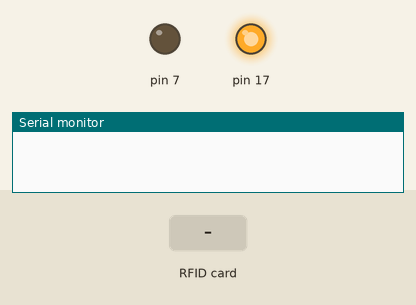
Recording of a sketch running on a simulated Arduino Leonardo, built with avr-gcc and run on an emulated ATmega32U4. On the bench: output pins drawn as LEDs (lit = HIGH), the last lines printed to the serial monitor. The test bench sets the inputs (shaded band). USB keyboard and mouse output is not drawn.

Above: at 1.2 s.
1.3 s: RFID card 75 DA E7 2B held to the reader
At 1.46 s:
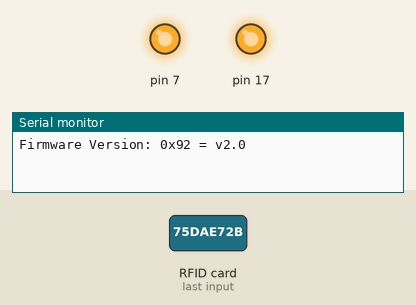
Timing chart, 0 to 4.3 s (numbered marks = the images above; inputs shaded):
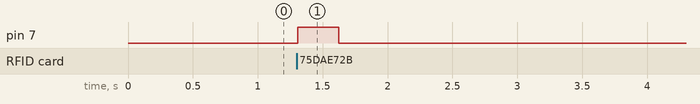

Measured:
- after the input at 1.3 s, pin 7: LOW → HIGH at once, → LOW 0.32 s later

The sketch:

enterWindow.ino
```cpp
#include <Mouse.h>

#include <Keyboard.h>

#include <SPI.h>
#include <MFRC522.h>


#define SS_PIN 10
#define RST_PIN 9
MFRC522 mfrc522(SS_PIN, RST_PIN);
int UID1[4]={0x75,0xDA,0xE7,0x2B};// 카드형
int UID2[4]={0x23,0x68,0x13,0xA3};// 키홀더형


void setup() {
  // put your setup code here, to run once:
  Serial.begin(9600);
  Mouse.begin();
  Keyboard.begin();
  SPI.begin();              //SPI 초기화
  mfrc522.PCD_Init();            //MFRC522 초기화
  pinMode(7,OUTPUT);

}

void loop() {
  if ( ! mfrc522.PICC_IsNewCardPresent())       //새로운 카드 대기
    return;
  if ( ! mfrc522.PICC_ReadCardSerial())         // 카드 읽어오기
    return;
  mfrc522.PCD_DumpVersionToSerial();   //PCD의 세부정보 표시 - MFRC522 카드 세부정보 표시
  mfrc522.PICC_DumpToSerial(&(mfrc522.uid));  //카드의 정보(UID,SAK,Type)를 시리얼로 전송합니다.
bool check=true;
if(mfrc522.uid.uidByte[0]==UID1[0]){
  for(int i=0;i<4;i++){
    if(mfrc522.uid.uidByte[i]!=UID1[i]){check=false;}
  }
}
else if(mfrc522.uid.uidByte[0]==UID2[0]){
    for(int i=0;i<4;i++){
      if(mfrc522.uid.uidByte[i]!=UID2[i]){check=false;}
    }
}
else{ check= false;}

if(check==true){
  digitalWrite(7,HIGH);
      Mouse.click(MOUSE_LEFT);
      delay(200);
      Keyboard.print("password");
      delay(100);
      Keyboard.write(KEY_RETURN);
      digitalWrite(7,LOW);
  }


}
```
